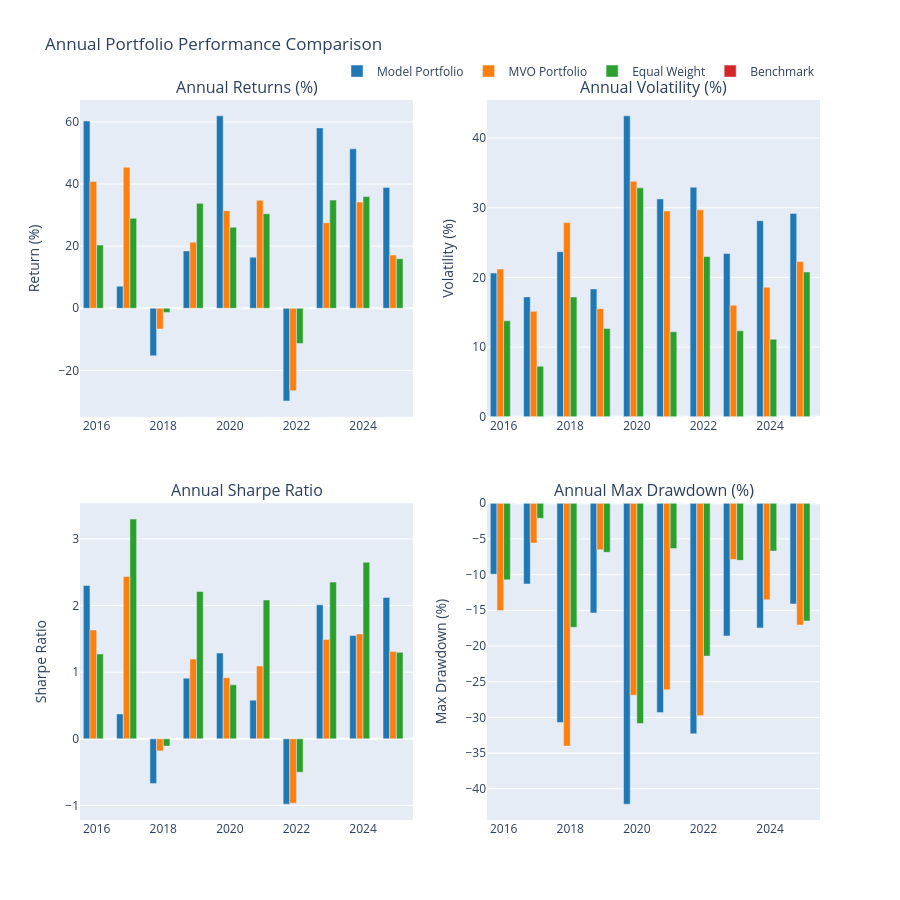

Notebook code for this chart:
### Code cell
# Plotting
fig = make_subplots(
    rows=2, cols=2,
    subplot_titles=('Annual Returns (%)', 'Annual Volatility (%)', 
                   'Annual Sharpe Ratio', 'Annual Max Drawdown (%)'),
                   #'Annual Sortino Ratio', 'Annual Calmar Ratio'),
    vertical_spacing=0.12,
    horizontal_spacing=0.1
)

colors = ['#1f77b4', '#ff7f0e', '#2ca02c', '#d62728']
years = list(yearly_comparison['Total Return (%)'].index)

# Plot annual returns
for i, portfolio in enumerate(portfolios.keys()):
    fig.add_trace(
        go.Bar(
            x=years,
            y=yearly_comparison['Total Return (%)'][portfolio],
            name=portfolio,
            marker_color=colors[i],
            showlegend=True
        ),
        row=1, col=1
    )

# Plot annual volatility
for i, portfolio in enumerate(portfolios.keys()):
    fig.add_trace(
        go.Bar(
            x=years,
            y=yearly_comparison['Volatility (%)'][portfolio],
            name=portfolio,
            marker_color=colors[i],
            showlegend=False
        ),
        row=1, col=2
    )

# Plot annual Sharpe ratio
for i, portfolio in enumerate(portfolios.keys()):
    fig.add_trace(
        go.Bar(
            x=years,
            y=yearly_comparison['Sharpe Ratio'][portfolio],
            name=portfolio,
            marker_color=colors[i],
            showlegend=False
        ),
        row=2, col=1
    )

# Plot annual max drawdown
for i, portfolio in enumerate(portfolios.keys()):
    fig.add_trace(
        go.Bar(
            x=years,
            y=yearly_comparison['Max Drawdown (%)'][portfolio],
            name=portfolio,
            marker_color=colors[i],
            showlegend=False
        ),
        row=2, col=2
    )

# # Plot annual Sortino ratio
# for i, portfolio in enumerate(portfolios.keys()):
#     fig.add_trace(
#         go.Scatter(
#             x=years,
#             y=yearly_comparison['Sortino Ratio'][portfolio],
#             mode='lines+markers',
#             name=portfolio,
#             line=dict(color=colors[i]),
#             showlegend=False
#         ),
#         row=3, col=1
#     )

# # Plot annual Calmar ratio
# for i, portfolio in enumerate(portfolios.keys()):
#     fig.add_trace(
#         go.Scatter(
#             x=years,
#             y=yearly_comparison['Calmar Ratio'][portfolio],
#             mode='lines+markers',
#             name=portfolio,
#             line=dict(color=colors[i]),
#             showlegend=False
#         ),
#         row=3, col=2
#     )

# Update layout
fig.update_layout(
    title='Annual Portfolio Performance Comparison',
    height=900,
    showlegend=True,
    legend=dict(
        orientation="h",
        yanchor="bottom",
        y=1.02,
        xanchor="right",
        x=1
    )
)

# Update axes labels
fig.update_yaxes(title_text="Return (%)", row=1, col=1)
fig.update_yaxes(title_text="Volatility (%)", row=1, col=2)
fig.update_yaxes(title_text="Sharpe Ratio", row=2, col=1)
fig.update_yaxes(title_text="Max Drawdown (%)", row=2, col=2)
# fig.update_yaxes(title_text="Sortino Ratio", row=3, col=1)
# fig.update_yaxes(title_text="Calmar Ratio", row=3, col=2)

fig.show()

# Save the plot to a file
fig.write_html(f'{output_dir}/{train_type}/YoY_performance_{model_type}_run_{run_no}.html')
fig.write_image(f'{output_dir}/{train_type}/YoY_performance_{model_type}_run_{run_no}.png')

### Figure 1 — Plotly figure (JSON) as saved in the notebook; plotly's stock layout.template omitted (floating-point values rounded to 4 significant figures)
{"data": [{"marker": {"color": "#1f77b4"}, "name": "Model Portfolio", "showlegend": true, "type": "bar", "x": [2016, 2017, 2018, 2019, 2020, 2021, 2022, 2023, 2024, 2025], "xaxis": "x", "y": [60.28, 7.13, -15.29, 18.47, 61.97, 16.46, -29.84, 58.08, 51.35, 38.93], "yaxis": "y"}, {"marker": {"color": "#ff7f0e"}, "name": "MVO Portfolio", "showlegend": true, "type": "bar", "x": [2016, 2017, 2018, 2019, 2020, 2021, 2022, 2023, 2024, 2025], "xaxis": "x", "y": [40.83, 45.41, -6.677, 21.27, 31.41, 34.76, -26.56, 27.52, 34.2, 17.13], "yaxis": "y"}, {"marker": {"color": "#2ca02c"}, "name": "Equal Weight", "showlegend": true, "type": "bar", "x": [2016, 2017, 2018, 2019, 2020, 2021, 2022, 2023, 2024, 2025], "xaxis": "x", "y": [20.34, 28.95, -1.329, 33.79, 26.09, 30.42, -11.36, 34.85, 35.98, 15.95], "yaxis": "y"}, {"marker": {"color": "#d62728"}, "name": "Benchmark", "showlegend": true, "type": "bar", "x": [2016, 2017, 2018, 2019, 2020, 2021, 2022, 2023, 2024, 2025], "xaxis": "x", "y": [0, 0, 0, 0, 0, 0, 0, 0, 0, 0], "yaxis": "y"}, {"marker": {"color": "#1f77b4"}, "name": "Model Portfolio", "showlegend": false, "type": "bar", "x": [2016, 2017, 2018, 2019, 2020, 2021, 2022, 2023, 2024, 2025], "xaxis": "x2", "y": [20.63, 17.2, 23.68, 18.35, 43.18, 31.26, 32.93, 23.42, 28.12, 29.18], "yaxis": "y2"}, {"marker": {"color": "#ff7f0e"}, "name": "MVO Portfolio", "showlegend": false, "type": "bar", "x": [2016, 2017, 2018, 2019, 2020, 2021, 2022, 2023, 2024, 2025], "xaxis": "x2", "y": [21.19, 15.14, 27.86, 15.52, 33.8, 29.53, 29.69, 16.02, 18.58, 22.27], "yaxis": "y2"}, {"marker": {"color": "#2ca02c"}, "name": "Equal Weight", "showlegend": false, "type": "bar", "x": [2016, 2017, 2018, 2019, 2020, 2021, 2022, 2023, 2024, 2025], "xaxis": "x2", "y": [13.78, 7.247, 17.19, 12.68, 32.85, 12.2, 22.99, 12.34, 11.13, 20.78], "yaxis": "y2"}, {"marker": {"color": "#d62728"}, "name": "Benchmark", "showlegend": false, "type": "bar", "x": [2016, 2017, 2018, 2019, 2020, 2021, 2022, 2023, 2024, 2025], "xaxis": "x2", "y": [0, 0, 0, 0, 0, 0, 0, 0, 0, 0], "yaxis": "y2"}, {"marker": {"color": "#1f77b4"}, "name": "Model Portfolio", "showlegend": false, "type": "bar", "x": [2016, 2017, 2018, 2019, 2020, 2021, 2022, 2023, 2024, 2025], "xaxis": "x3", "y": [2.302, 0.3738, -0.6713, 0.9102, 1.288, 0.5802, -0.9803, 2.011, 1.55, 2.122], "yaxis": "y3"}, {"marker": {"color": "#ff7f0e"}, "name": "MVO Portfolio", "showlegend": false, "type": "bar", "x": [2016, 2017, 2018, 2019, 2020, 2021, 2022, 2023, 2024, 2025], "xaxis": "x3", "y": [1.634, 2.438, -0.1818, 1.197, 0.9182, 1.093, -0.9664, 1.491, 1.575, 1.309], "yaxis": "y3"}, {"marker": {"color": "#2ca02c"}, "name": "Equal Weight", "showlegend": false, "type": "bar", "x": [2016, 2017, 2018, 2019, 2020, 2021, 2022, 2023, 2024, 2025], "xaxis": "x3", "y": [1.273, 3.299, -0.1089, 2.211, 0.81, 2.085, -0.5011, 2.353, 2.65, 1.298], "yaxis": "y3"}, {"marker": {"color": "#d62728"}, "name": "Benchmark", "showlegend": false, "type": "bar", "x": [2016, 2017, 2018, 2019, 2020, 2021, 2022, 2023, 2024, 2025], "xaxis": "x3", "y": [null, null, null, null, null, null, null, null, null, null], "yaxis": "y3"}, {"marker": {"color": "#1f77b4"}, "name": "Model Portfolio", "showlegend": false, "type": "bar", "x": [2016, 2017, 2018, 2019, 2020, 2021, 2022, 2023, 2024, 2025], "xaxis": "x4", "y": [-9.947, -11.32, -30.73, -15.37, -42.15, -29.33, -32.3, -18.6, -17.47, -14.11], "yaxis": "y4"}, {"marker": {"color": "#ff7f0e"}, "name": "MVO Portfolio", "showlegend": false, "type": "bar", "x": [2016, 2017, 2018, 2019, 2020, 2021, 2022, 2023, 2024, 2025], "xaxis": "x4", "y": [-15.04, -5.582, -34.02, -6.508, -26.91, -26.13, -29.76, -7.891, -13.52, -17.06], "yaxis": "y4"}, {"marker": {"color": "#2ca02c"}, "name": "Equal Weight", "showlegend": false, "type": "bar", "x": [2016, 2017, 2018, 2019, 2020, 2021, 2022, 2023, 2024, 2025], "xaxis": "x4", "y": [-10.74, -2.107, -17.38, -6.881, -30.86, -6.346, -21.42, -8.006, -6.709, -16.5], "yaxis": "y4"}, {"marker": {"color": "#d62728"}, "name": "Benchmark", "showlegend": false, "type": "bar", "x": [2016, 2017, 2018, 2019, 2020, 2021, 2022, 2023, 2024, 2025], "xaxis": "x4", "y": [0, 0, 0, 0, 0, 0, 0, 0, 0, 0], "yaxis": "y4"}], "layout": {"annotations": [{"font": {"size": 16}, "showarrow": false, "text": "Annual Returns (%)", "x": 0.225, "xanchor": "center", "xref": "paper", "y": 1, "yanchor": "bottom", "yref": "paper"}, {"font": {"size": 16}, "showarrow": false, "text": "Annual Volatility (%)", "x": 0.775, "xanchor": "center", "xref": "paper", "y": 1, "yanchor": "bottom", "yref": "paper"}, {"font": {"size": 16}, "showarrow": false, "text": "Annual Sharpe Ratio", "x": 0.225, "xanchor": "center", "xref": "paper", "y": 0.44, "yanchor": "bottom", "yref": "paper"}, {"font": {"size": 16}, "showarrow": false, "text": "Annual Max Drawdown (%)", "x": 0.775, "xanchor": "center", "xref": "paper", "y": 0.44, "yanchor": "bottom", "yref": "paper"}], "height": 900, "legend": {"orientation": "h", "x": 1, "xanchor": "right", "y": 1.02, "yanchor": "bottom"}, "showlegend": true, "title": {"text": "Annual Portfolio Performance Comparison"}, "xaxis": {"anchor": "y", "domain": [0, 0.45]}, "xaxis2": {"anchor": "y2", "domain": [0.55, 1]}, "xaxis3": {"anchor": "y3", "domain": [0, 0.45]}, "xaxis4": {"anchor": "y4", "domain": [0.55, 1]}, "yaxis": {"anchor": "x", "domain": [0.56, 1], "title": {"text": "Return (%)"}}, "yaxis2": {"anchor": "x2", "domain": [0.56, 1], "title": {"text": "Volatility (%)"}}, "yaxis3": {"anchor": "x3", "domain": [0, 0.44], "title": {"text": "Sharpe Ratio"}}, "yaxis4": {"anchor": "x4", "domain": [0, 0.44], "title": {"text": "Max Drawdown (%)"}}}}
